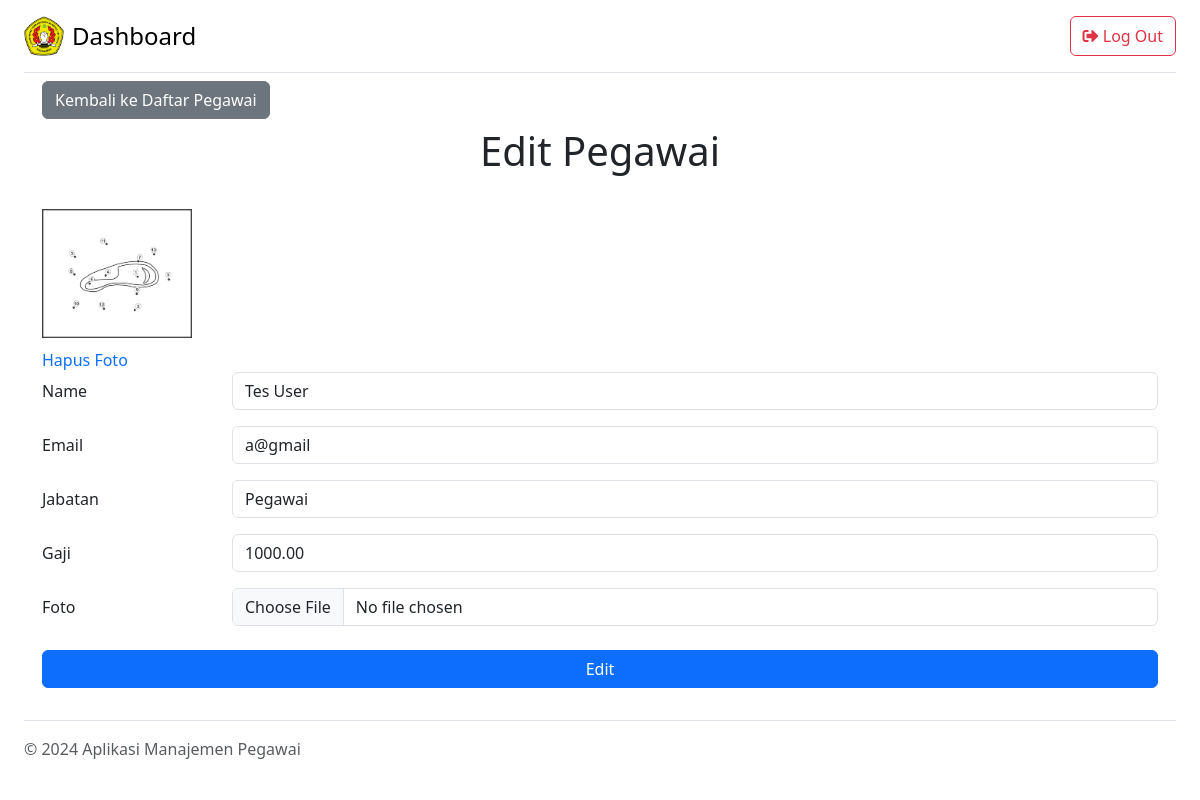
Screenshot of /index.php?action=edit&id=8 (signed in) with the database file from the repository.
### tables this page shows
CREATE TABLE `employees` (
  `id` int NOT NULL,
  `name` varchar(100) NOT NULL,
  `email` varchar(100) NOT NULL,
  `position` varchar(100) DEFAULT NULL,
  `salary` decimal(10,2) DEFAULT NULL,
  `image` varchar(100) DEFAULT NULL
);

### models/Employee.php (called while the page is built, shortened)
<?php
class Employee
{
  public $conn;
  public function __construct($db)
  {
    $this->conn = $db;
  }
  public function getById($id)
  {
    $stmt = $this->conn->prepare("SELECT * FROM employees WHERE id = ?");
    $stmt->bind_param("i", $id);
    $stmt->execute();
    return $stmt->get_result()->fetch_assoc();
  }
}
?>

### views/edit.php (the view, shortened to what this page needs)
<div class="container">
  <a href="index.php?action=list" class="btn btn-secondary my-2">Kembali ke Daftar Pegawai</a>
  <h1 class="mb-4 text-center">Edit Pegawai</h1>
  <form method="POST" action="index.php?action=edit&id=<?= $employee['id'] ?>" enctype="multipart/form-data"
    onsubmit="return validateForm()">
    <img src="<?= isset($employee['image']) ? $employee['image'] : "assets/img/employee.jpg" ?>" alt="Gambar Pegawai"
      class="employee-img"><br>
    <a href="index.php?action=deleteimage&id=<?= $employee['id'] ?>" class="text-decoration-none mb-2">Hapus Foto</a>
    <div class="mb-3 row">
      <label for="name" class="col-sm-2 col-form-label">Name</label>
      <div class="col-sm-10">
        <input type="text" class="form-control" id="name" name="name" value="<?= $employee['name'] ?>" required>
      </div>
    </div>
    <div class="mb-3 row">
      <label for="email" class="col-sm-2 col-form-label">Email</label>
      <div class="col-sm-10">
        <input type="email" class="form-control" id="email" name="email" value="<?= $employee['email'] ?>" required
          oninput="validateEmail()">
      </div>
    </div>
    <div class="mb-3 row">
      <label for="position" class="col-sm-2 col-form-label">Jabatan</label>
      <div class="col-sm-10">
        <input type="text" class="form-control" id="posistion" name="position" value="<?= $employee['position'] ?>"
          required>
      </div>
    </div>
    <div class="mb-3 row">
      <label for="salary" class="col-sm-2 col-form-label">Gaji</label>
      <div class="col-sm-10">
        <input type="number" class="form-control" id="salary" name="salary" value="<?= $employee['salary'] ?>" required>
      </div>
    </div>
    <div class="mb-3 row">
      <label for="foto" class="col-sm-2 col-form-label">Foto</label>
      <div class="col-sm-10">
        <input type="file" class="form-control" id="foto" name="image" accept="image/*">
      </div>
    </div>
    <button type="submit" class="btn btn-primary w-100 my-2">Edit</button>
  </form>
</div>
<?php
include 'views/layout/layout.php';

### assets/css/style.css (style rules this page uses)
.employee-img { width: 150px; max-height: 200px; margin: 10px 0; object-fit: cover; }

### rows the page displays
employees: image (picture), name "Tes User", email "a@gmail", position "Pegawai", salary "1000.00"
